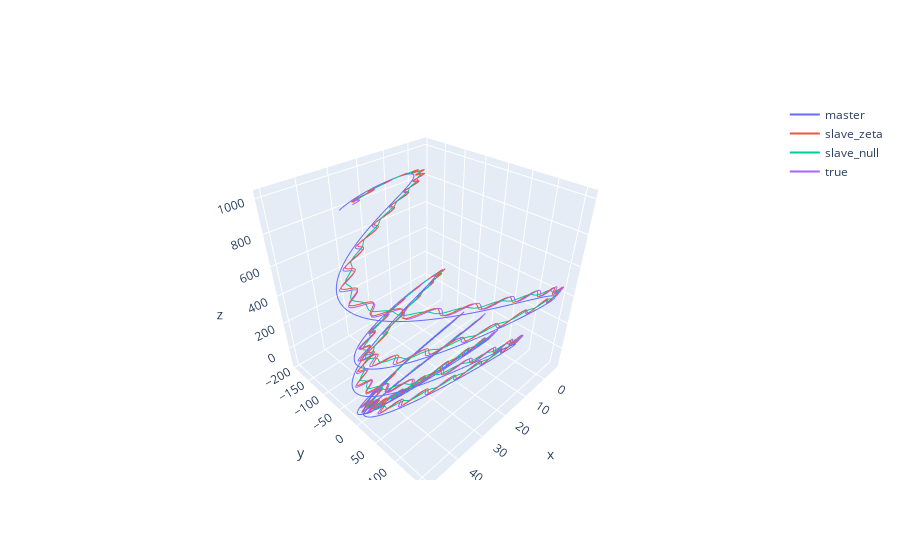

The notebook cell saved with this chart:
### Code cell
master_trace = go.Scatter3d(name='master',x=master['x'],y=master['y'],z=master['z'],mode='lines')
slave_zeta_trace = go.Scatter3d(name='slave_zeta',x=slave_zeta['x'],y=slave_zeta['y'],z=slave_zeta['z'],mode='lines')
slave_null_trace = go.Scatter3d(name='slave_null',x=slave_null['x'],y=slave_null['y'],z=slave_null['z'],mode='lines')
slave_truth_trace = go.Scatter3d(name='true',x=slave_truth['x'],y=slave_truth['y'],z=slave_truth['z'],mode='lines')
py.iplot([master_trace,slave_zeta_trace,slave_null_trace,slave_truth_trace])

### Figure 1 — Plotly figure (JSON) as saved in the notebook; plotly's stock layout.template omitted (floating-point values rounded to 4 significant figures; data arrays with more than 128 entries replaced by an {"elided": "..."} marker saying what was removed)
{"data": [{"mode": "lines", "name": "master", "type": "scatter3d", "x": {"elided": "1999 float values"}, "y": {"elided": "1999 float values"}, "z": {"elided": "1999 float values"}}, {"mode": "lines", "name": "slave_zeta", "type": "scatter3d", "x": {"elided": "1999 float values"}, "y": {"elided": "1999 float values"}, "z": {"elided": "1999 float values"}}, {"mode": "lines", "name": "slave_null", "type": "scatter3d", "x": {"elided": "1999 float values"}, "y": {"elided": "1999 float values"}, "z": {"elided": "1999 float values"}}, {"mode": "lines", "name": "true", "type": "scatter3d", "x": {"elided": "1999 float values"}, "y": {"elided": "1999 float values"}, "z": {"elided": "1999 float values"}}], "layout": {}}
